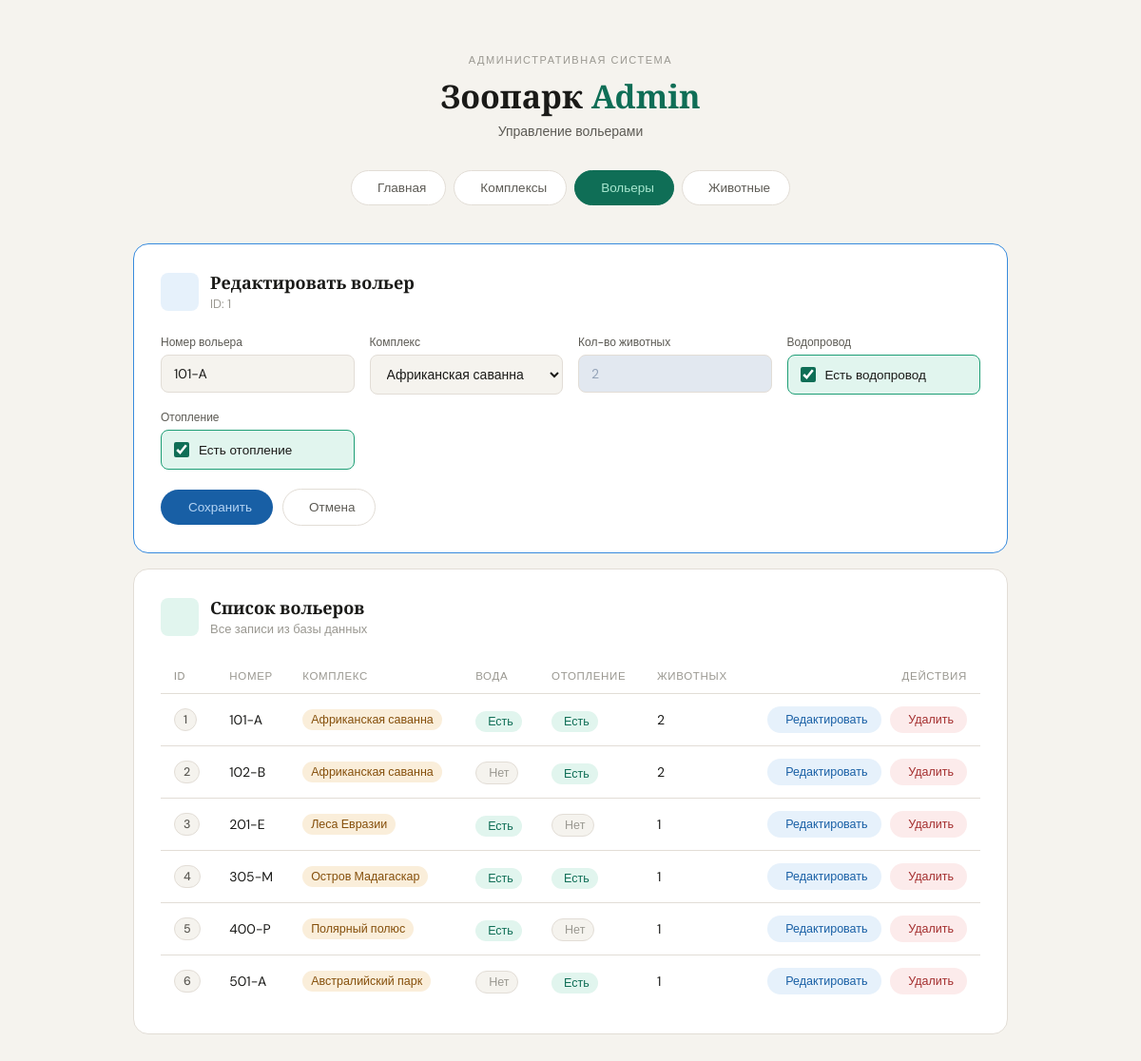
Screenshot of /rooms.php?action=edit&id=1 with the database file from the repository.
### tables this page shows
CREATE TABLE `rooms` (
  `id_room` int(11) NOT NULL,
  `room_number` varchar(45) NOT NULL,
  `has_water` tinyint(1) NOT NULL,
  `has_heating` tinyint(1) NOT NULL,
  `id_complexes` int(11) NOT NULL,
  `total_animals` int(11) NOT NULL
);

CREATE TABLE `complexes` (
  `id_complexes` int(11) NOT NULL,
  `complex_name` varchar(45) NOT NULL
);

### rooms.php (the view, shortened to what this page needs)
<?php
require_once 'login.php';
try {
    $pdo = new PDO($attr, $user, $pass, $opts);
    $edit_row = null;
    if (isset($_GET['action']) && $_GET['action'] === 'edit' && isset($_GET['id'])) {
        $edit_id = (int)$_GET['id'];
        $stmt = $pdo->prepare("SELECT * FROM rooms WHERE id_room = ?");
        $stmt->execute([$edit_id]);
        $edit_row = $stmt->fetch();
    }
    $complexes_res = $pdo->query("SELECT * FROM complexes ORDER BY complex_name");
    $complexes = $complexes_res->fetchAll();
    $query = "SELECT r.*, c.complex_name
              FROM rooms r
              LEFT JOIN complexes c ON r.id_complexes = c.id_complexes
              ORDER BY r.id_room ASC";
    $result = $pdo->query($query);
} catch (PDOException $e) {
    die("Ошибка СУБД: " . $e->getMessage());
}
?>
<!DOCTYPE html>
<html lang="ru">
<head>
    <link rel="stylesheet" href="https://cdn.jsdelivr.net/npm/@tabler/icons-webfont@latest/dist/tabler-icons.min.css">
</head>
<body>
<header class="site-header">
    <div class="eyebrow">Административная система</div>
    <h1 class="site-title">Зоопарк <em>Admin</em></h1>
    <p class="site-sub">Управление вольерами</p>
</header>
<nav>
    <a href="index.php"     class="nav-btn"><i class="ti ti-layout-dashboard"></i> Главная</a>
    <a href="complexes.php" class="nav-btn"><i class="ti ti-building-estate"></i> Комплексы</a>
    <a href="rooms.php"     class="nav-btn active"><i class="ti ti-door"></i> Вольеры</a>
    <a href="animals.php"   class="nav-btn"><i class="ti ti-paw"></i> Животные</a>
</nav>
<main class="content">
    <?php if ($edit_row): ?>
    <div class="card card-edit">
        <div class="card-header">
            <div class="card-icon icon-blue"><i class="ti ti-edit"></i></div>
            <div>
                <div class="card-title">Редактировать вольер</div>
                <div class="card-subtitle">ID: <?= htmlspecialchars($edit_row['id_room']) ?></div>
            </div>
        </div>
        <form method="POST" action="rooms.php">
            <div class="form-grid">
                <div class="field-group">
                    <label class="field-label">Номер вольера</label>
                    <input class="field-input blue" type="text" name="room_number"
                           value="<?= htmlspecialchars($edit_row['room_number']) ?>" required>
                </div>
                <div class="field-group">
                    <label class="field-label">Комплекс</label>
                    <select class="field-input blue" name="id_complexes" required>
                        <?php foreach ($complexes as $c): ?>
                            <option value="<?= $c['id_complexes'] ?>" <?= $c['id_complexes'] == $edit_row['id_complexes'] ? 'selected' : '' ?>>
                                <?= htmlspecialchars($c['complex_name']) ?>
                            </option>
                        <?php endforeach; ?>
                    </select>
                </div>
                <div class="field-group">
<label class="field-label">Кол-во животных</label>
<input class="field-input blue" type="text" value="<?= htmlspecialchars($edit_row['total_animals']) ?>" disabled style="background-color: #e2e8f0; color: #94a3b8; cursor: not-allowed;">
</div>
                <div class="toggle-group">
                    <span class="toggle-label-top">Водопровод</span>
                    <label class="toggle-row">
                        <input type="checkbox" name="has_water" value="1" <?= $edit_row['has_water'] ? 'checked' : '' ?>>
                        <span>Есть водопровод</span>
                    </label>
                </div>
                <div class="toggle-group">
                    <span class="toggle-label-top">Отопление</span>
                    <label class="toggle-row">
                        <input type="checkbox" name="has_heating" value="1" <?= $edit_row['has_heating'] ? 'checked' : '' ?>>
                        <span>Есть отопление</span>
                    </label>
                </div>
            </div>
            <div class="form-actions">
                <button type="submit" name="edit_room" class="btn-submit btn-submit-blue">
                    <i class="ti ti-device-floppy"></i> Сохранить
                </button>
                <a href="rooms.php" class="btn-cancel">
                    <i class="ti ti-x"></i> Отмена
                </a>
            </div>
        </form>
    </div>
    <?php endif; ?>
    <div class="card">
        <div class="card-header">
            <div class="card-icon icon-green"><i class="ti ti-door"></i></div>
            <div>
                <div class="card-title">Список вольеров</div>
                <div class="card-subtitle">Все записи из базы данных</div>
            </div>
        </div>
        <div class="table-wrap">
            <table>
                <thead>
                    <tr>
                        <th>ID</th>
                        <th>Номер</th>
                        <th>Комплекс</th>
                        <th>Вода</th>
                        <th>Отопление</th>
                        <th>Животных</th>
                        <th>Действия</th>
                    </tr>
                </thead>
                <tbody>
                    <?php $has_rows = false; while ($row = $result->fetch()): $has_rows = true; ?>
                        <tr>
                            <td><span class="id-badge"><?= htmlspecialchars($row['id_room']) ?></span></td>
                            <td><?= htmlspecialchars($row['room_number']) ?></td>
                            <td>
                                <span class="complex-tag"><?= htmlspecialchars($row['complex_name'] ?? 'Не указан') ?></span>
                            </td>
                            <td>
                                <?php if ($row['has_water']): ?>
                                    <span class="bool-yes"><i class="ti ti-check"></i> Есть</span>
                                <?php else: ?>
                                    <span class="bool-no"><i class="ti ti-minus"></i> Нет</span>
                                <?php endif; ?>
                            </td>
                            <td>
                                <?php if ($row['has_heating']): ?>
                                    <span class="bool-yes"><i class="ti ti-check"></i> Есть</span>
                                <?php else: ?>
                                    <span class="bool-no"><i class="ti ti-minus"></i> Нет</span>
                                <?php endif; ?>
                            </td>
                            <td><?= htmlspecialchars($row['total_animals']) ?></td>
                            <td>
                                <a href="rooms.php?action=edit&id=<?= $row['id_room'] ?>" class="action-btn btn-edit-row">
                                    <i class="ti ti-edit"></i> Редактировать
                                </a>
                                <a href="rooms.php?delete_id=<?= $row['id_room'] ?>"
                                   class="action-btn btn-delete-row"
                                   onclick="return confirm('Удалить вольер №<?= htmlspecialchars($row['room_number']) ?>?')">
                                    <i class="ti ti-trash"></i> Удалить
                                </a>
                            </td>
                        </tr>
                    <?php endwhile; ?>
                </tbody>
            </table>
        </div>
    </div>
</main>
</body>
</html>

### rows the page displays
rooms: id_room "1", room_number "101-A", id_complexes "Африканская саванна", total_animals "2", has_water "☑", has_heating "☑", id_complexes.complex_name "Африканская саванна", shows "Есть"
rooms: id_room "2", room_number "102-B", id_complexes.complex_name "Африканская саванна", has_water "Нет", has_heating "Есть", total_animals "2"
rooms: id_room "3", room_number "201-E", id_complexes.complex_name "Леса Евразии", has_water "Есть", has_heating "Нет", total_animals "1"
rooms: id_room "4", room_number "305-M", id_complexes.complex_name "Остров Мадагаскар", has_water "Есть", has_heating "Есть", total_animals "1"
rooms: id_room "5", room_number "400-P", id_complexes.complex_name "Полярный полюс", has_water "Есть", has_heating "Нет", total_animals "1"
rooms: id_room "6", room_number "501-A", id_complexes.complex_name "Австралийский парк", has_water "Нет", has_heating "Есть", total_animals "1"
